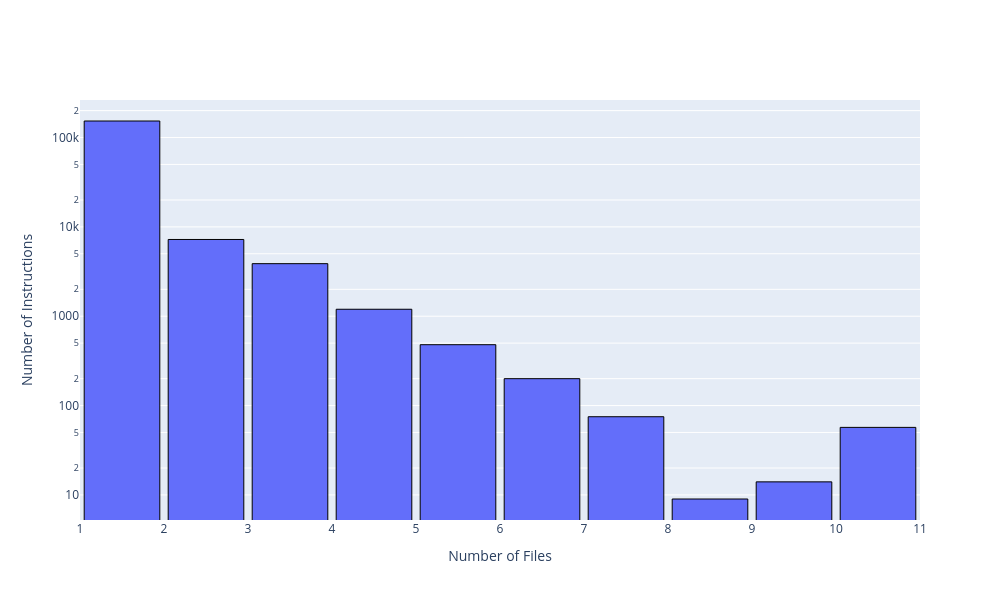

Notebook code cell kept with this figure:
### Code cell
# Plot histogram of number of files per instruction
file_counts = []
for block in blocks:
    for instr in block['instructions']:
        if 'correspondence' in instr:
            file_counts.append(len(set(list(instr['correspondence'].keys()))))

fig = go.Figure()
fig.add_trace(go.Histogram(
    x=file_counts,
    xbins=dict(
        start=min(file_counts),
        end=max(file_counts) + 1,
        size=1
    ),
    marker=dict(
        line=dict(
            width=1,
            color='black'
        )
    )
))

fig.update_layout(
    xaxis_title='Number of Files',
    yaxis_title='Number of Instructions',
    width=1000,
    height=600,
    yaxis_type="log",  # Add log scale for y-axis
    bargap=0.1,  # Add gap between bar groups
    xaxis=dict(
        tickmode='linear',
        tick0=min(file_counts),
        dtick=1,
        tickangle=0,  # Rotate x-axis labels to be horizontal
        ticktext=[str(i) for i in range(min(file_counts), max(file_counts) + 1)],  # Custom tick labels
        tickvals=list(range(min(file_counts), max(file_counts) + 1))  # Positions for tick labels
    )
)

fig.show()

### Figure 1 — Plotly figure (JSON) as saved in the notebook; plotly's stock layout.template omitted (floating-point values rounded to 4 significant figures; data arrays with more than 128 entries replaced by an {"elided": "..."} marker saying what was removed)
{"data": [{"marker": {"line": {"color": "black", "width": 1}}, "type": "histogram", "x": {"elided": "166263 int values"}, "xbins": {"end": 11, "size": 1, "start": 1}}], "layout": {"bargap": 0.1, "height": 600, "width": 1000, "xaxis": {"dtick": 1, "tick0": 1, "tickangle": 0, "tickmode": "linear", "ticktext": ["1", "2", "3", "4", "5", "6", "7", "8", "9", "10"], "tickvals": [1, 2, 3, 4, 5, 6, 7, 8, 9, 10], "title": {"text": "Number of Files"}}, "yaxis": {"title": {"text": "Number of Instructions"}, "type": "log"}}}
